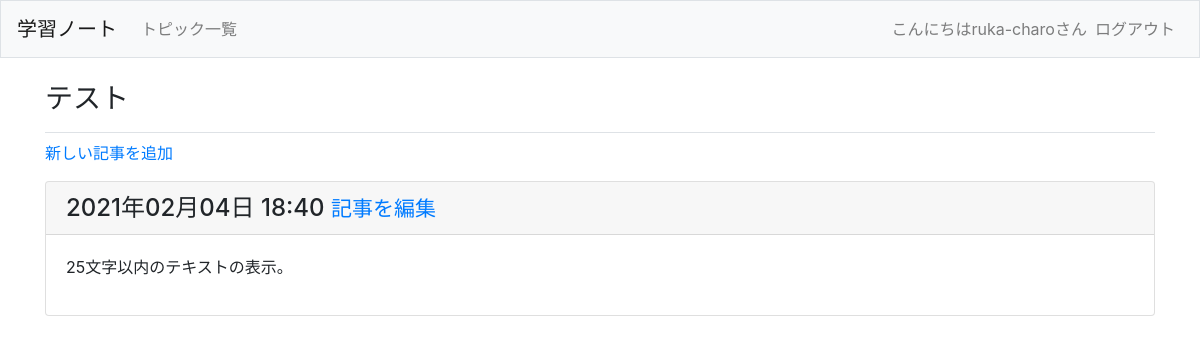
Before: /topics/3/ (signed in) with the older database file.
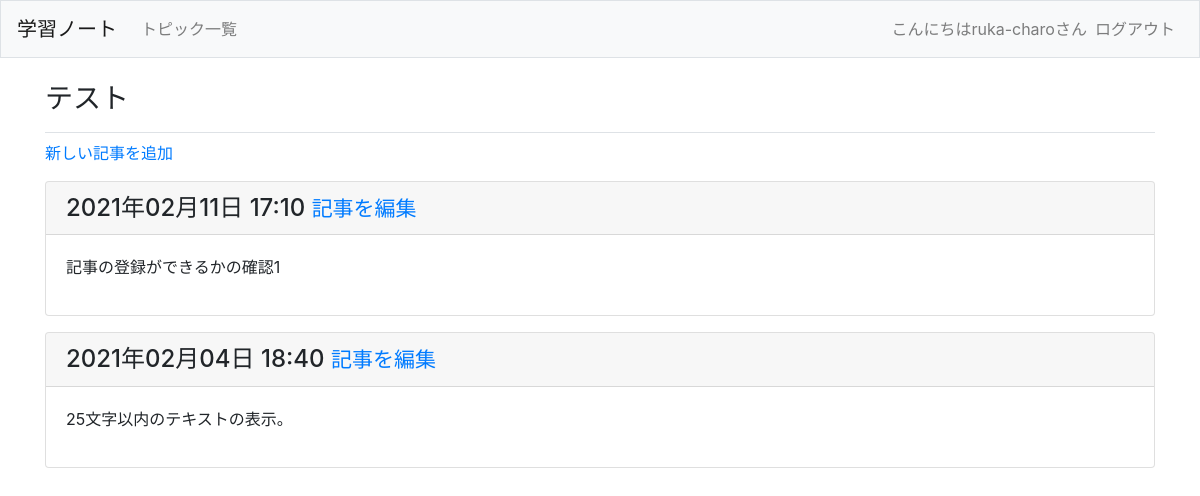
After: the same page with the newer database file.
### learning_logs/models.py (models this page shows, shortened)
class Entry(models.Model):
    topic = models.ForeignKey(Topic, on_delete=models.CASCADE)
    text = models.TextField()
    date_added = models.DateTimeField(auto_now_add=True)
    class Meta:
        verbose_name_plural = 'entries'

### learning_logs/views.py (the view)
# urls.py: path('topics/<int:topic_id>/', views.topic, name='topic'),
@login_required
def topic(request, topic_id):
    topic = Topic.objects.get(id=topic_id)
    if topic.owner != request.user:
        raise Http404
    entries = topic.entry_set.order_by('-date_added')
    context = {'topic': topic, 'entries': entries}
    return render(request, 'learning_logs/topic.html', context)

### learning_logs/models.py (called while the page is built)
    def __str__(self):
        return self.text

### learning_logs/templates/learning_logs/topic.html (shortened to what this page needs)
{% extends 'learning_logs/base.html' %}
{% block page_header %}
<h3>{{ topic }}</h3>
{% endblock page_header %}
{% block content %}
  <p>
    <a href="{% url 'learning_logs:new_entry' topic.id %}">新しい記事を追加</a>
  </p>
  {% for entry in entries %}
    <div class="card mb-3">
      <h4 class='card-header'>
        {{ entry.date_added|date:'Y年m月d日 H:i' }}
        <small>
          <a href="{% url 'learning_logs:edit_entry' entry.id %}">記事を編集</a>
        </small>
      </h4>
      <div class="card-body">
        {{ entry.text|linebreaks }}
      </div>
    </div>
  {% empty %}
    <p>このトピックにはまだ記事がありません。</p>
  {% endfor %}
{% endblock content %}

Changed rows visible on the page:
added Entry: date_added "2021年02月11日 17:10", text "記事の登録ができるかの確認1"
